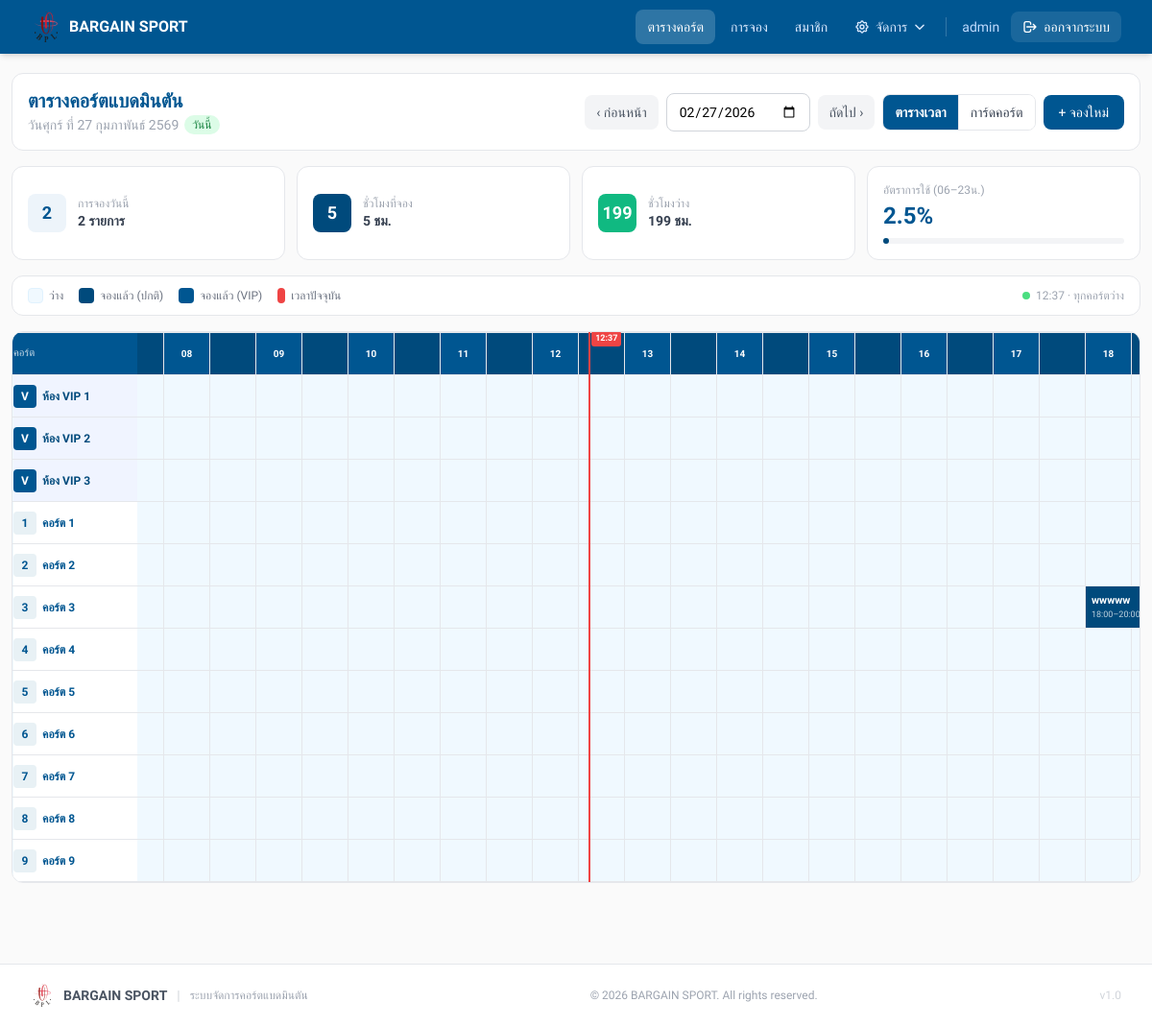
The app's page /timetable_detail.php (signed in) with its own data.
### tables this page shows
CREATE TABLE `courts` (
  `id` int NOT NULL AUTO_INCREMENT,
  `court_no` int NOT NULL,
  `vip_room_name` varchar(100) DEFAULT NULL COMMENT 'ชื่อห้อง VIP',
  `status` enum('Available','Booked','In Use','Maintenance') DEFAULT 'Available',
  `is_vip` tinyint(1) NOT NULL DEFAULT '0',
  `court_type` enum('normal','vip') DEFAULT 'normal' COMMENT 'ประเภทคอร์ต: normal=ปกติ, vip=VIP',
  `vip_price` decimal(10,2) DEFAULT NULL COMMENT 'ราคาพิเศษสำหรับคอร์ต VIP (บาท/ชั่วโมง)',
  `normal_price` decimal(10,2) DEFAULT NULL COMMENT 'ราคาคงที่สำหรับคอร์ตปกติ (optional)',
  `pricing_group_id` int DEFAULT NULL,
  PRIMARY KEY (`id`),
  KEY `idx_court_type` (`court_type`),
  KEY `fk_court_pg` (`pricing_group_id`),
  CONSTRAINT `fk_court_pg` FOREIGN KEY (`pricing_group_id`) REFERENCES `pricing_groups` (`id`) ON DELETE SET NULL
);

CREATE TABLE `bookings` (
  `id` int NOT NULL AUTO_INCREMENT,
  `court_id` int NOT NULL,
  `customer_name` varchar(100) NOT NULL,
  `customer_phone` varchar(30) DEFAULT NULL,
  `member_id` int DEFAULT NULL,
  `promotion_id` int DEFAULT NULL,
  `promotion_discount_percent` decimal(5,2) DEFAULT NULL,
  `payment_slip_path` varchar(255) DEFAULT NULL,
  `start_datetime` datetime NOT NULL,
  `duration_hours` int NOT NULL,
  `price_per_hour` decimal(10,2) NOT NULL,
  `discount_amount` decimal(10,2) NOT NULL DEFAULT '0.00',
  `total_amount` decimal(10,2) NOT NULL,
  `status` enum('booked','cancelled') NOT NULL DEFAULT 'booked',
  `created_by` int DEFAULT NULL,
  `created_at` timestamp NOT NULL DEFAULT CURRENT_TIMESTAMP,
  `updated_at` timestamp NULL DEFAULT NULL,
  PRIMARY KEY (`id`),
  KEY `fk_bookings_court` (`court_id`),
  KEY `fk_bookings_user` (`created_by`),
  KEY `idx_member_id` (`member_id`),
  KEY `idx_promotion_id` (`promotion_id`),
  CONSTRAINT `bookings_ibfk_1` FOREIGN KEY (`member_id`) REFERENCES `members` (`id`) ON DELETE SET NULL,
  CONSTRAINT `fk_bookings_court` FOREIGN KEY (`court_id`) REFERENCES `courts` (`id`) ON DELETE CASCADE,
  CONSTRAINT `fk_bookings_promotion` FOREIGN KEY (`promotion_id`) REFERENCES `promotions` (`id`) ON DELETE SET NULL ON UPDATE CASCADE,
  CONSTRAINT `fk_bookings_user` FOREIGN KEY (`created_by`) REFERENCES `users` (`id`) ON DELETE SET NULL ON UPDATE CASCADE
);

### timetable_detail.php (the view, shortened to what this page needs)
<?php
require_once __DIR__ . '/config/db.php';
$date = $_GET['date'] ?? date('Y-m-d');
$courts = $pdo->query('SELECT * FROM courts ORDER BY court_type DESC, vip_room_name ASC, court_no ASC')->fetchAll();
$startDay = $date . ' 00:00:00';
$endDay   = $date . ' 23:59:59';
$stmt = $pdo->prepare("
    SELECT b.*, c.court_no, c.court_type, c.vip_room_name, c.is_vip
    FROM bookings b
    JOIN courts c ON b.court_id = c.id
    WHERE b.status = 'booked'
      AND b.start_datetime BETWEEN ? AND ?
    ORDER BY c.court_type DESC, c.vip_room_name ASC, c.court_no, b.start_datetime
");
$stmt->execute([$startDay, $endDay]);
$bookings = $stmt->fetchAll();
$grid        = [];
$gridDetails = [];
foreach ($courts as $c) {
    $grid[$c['id']]        = array_fill(0, 48, null);
    $gridDetails[$c['id']] = array_fill(0, 48, null);
}
$uniqueBookings = [];
foreach ($bookings as $b) {
    $s         = new DateTime($b['start_datetime']);
    $startSlot = (int)$s->format('G') * 2 + ((int)$s->format('i') >= 30 ? 1 : 0);
    $numSlots  = max(1, (int)$b['duration_hours'] * 2);
    for ($i = 0; $i < $numSlots; $i++) {
        $slot = $startSlot + $i;
        if ($slot >= 0 && $slot < 48) {
            $grid[$b['court_id']][$slot]        = $b['id'];
            $gridDetails[$b['court_id']][$slot] = $b;
        }
    }
    $uniqueBookings[$b['id']] = $b;
}
$totalBusinessSlots = count($courts) * SLOT_COUNT;
$bookedBusinessSlots = 0;
foreach ($courts as $c) {
    for ($s = SLOT_START; $s < SLOT_START + SLOT_COUNT; $s++) {
        if ($grid[$c['id']][$s] !== null) $bookedBusinessSlots++;
    }
}
$freeBusinessSlots = $totalBusinessSlots - $bookedBusinessSlots;
$bookedHours = round($bookedBusinessSlots / 2, 1);
$freeHours   = round($freeBusinessSlots / 2, 1);
$occupancy   = $totalBusinessSlots > 0 ? round($bookedBusinessSlots / $totalBusinessSlots * 100, 1) : 0;
$bookingCount = count($uniqueBookings);
$dateObj    = new DateTime($date);
$thaiMonths = [1=>'มกราคม','กุมภาพันธ์','มีนาคม','เมษายน','พฤษภาคม','มิถุนายน','กรกฎาคม','สิงหาคม','กันยายน','ตุลาคม','พฤศจิกายน','ธันวาคม'];
$thaiDays   = ['อาทิตย์','จันทร์','อังคาร','พุธ','พฤหัสบดี','ศุกร์','เสาร์'];
$dayName    = $thaiDays[(int)$dateObj->format('w')];
$thaiDate   = "วัน{$dayName} ที่ ".$dateObj->format('d')." ".$thaiMonths[(int)$dateObj->format('n')]." ".($dateObj->format('Y')+543);
$isToday    = ($date === date('Y-m-d'));
function getCourtDisplayName(array $court): string {
    if ($court['court_type'] === 'vip' || $court['is_vip'] == 1)
        return $court['vip_room_name'] ?? 'ห้อง VIP';
    return 'คอร์ต ' . $court['court_no'];
}
$prevDate = (new DateTime($date))->modify('-1 day')->format('Y-m-d');
$nextDate = (new DateTime($date))->modify('+1 day')->format('Y-m-d');
?>
<!doctype html>
<html lang="th">
<head>
  <script src="https://cdn.tailwindcss.com"></script>
</head>
<body style="background:#FAFAFA;" class="min-h-screen">
<?php include __DIR__ . '/includes/header.php'; ?>
<div class="max-w-full px-3 py-5">
  <div class="bg-white rounded-xl border border-gray-200 p-4 mb-4">
    <div class="flex flex-col lg:flex-row justify-between items-start lg:items-center gap-3">
      <div>
        <h1 style="color:#005691;" class="text-xl font-bold leading-tight">ตารางคอร์ตแบดมินตัน</h1>
        <p class="text-gray-400 text-sm mt-0.5 flex items-center gap-1.5">
          <?= $thaiDate ?>
          <?php if ($isToday): ?>
          <span class="text-xs px-2 py-0.5 rounded-full bg-green-100 text-green-700 font-medium">วันนี้</span>
          <?php endif; ?>
        </p>
      </div>
      <div class="flex items-center gap-2 flex-wrap">
        <a href="?date=<?= $prevDate ?>" class="px-3 py-2 bg-gray-100 text-gray-600 text-sm rounded-lg hover:bg-gray-200 transition-colors">‹ ก่อนหน้า</a>
        <form method="get" class="flex gap-2">
          <input type="date" name="date" value="<?= htmlspecialchars($date) ?>"
                 onchange="this.form.submit()"
                 class="px-3 py-2 border border-gray-300 rounded-lg focus:border-[#005691] outline-none text-sm">
        </form>
        <a href="?date=<?= $nextDate ?>" class="px-3 py-2 bg-gray-100 text-gray-600 text-sm rounded-lg hover:bg-gray-200 transition-colors">ถัดไป ›</a>
        <div class="flex rounded-lg overflow-hidden border border-gray-200 text-sm flex-shrink-0">
          <button id="btnTimeline" onclick="setView('timeline')"
                  class="px-3 py-2 transition-colors">ตารางเวลา</button>
          <button id="btnCards" onclick="setView('cards')"
                  class="px-3 py-2 transition-colors border-l border-gray-200">การ์ดคอร์ต</button>
        </div>
        <a href="/bookings/create.php" style="background:#005691;"
           class="px-4 py-2 text-white text-sm rounded-lg hover:opacity-90 transition-opacity whitespace-nowrap">+ จองใหม่</a>
      </div>
    </div>
  </div>
  <div class="grid grid-cols-2 sm:grid-cols-4 gap-3 mb-4">
    <div class="bg-white rounded-xl border border-gray-200 p-4 flex items-center gap-3">
      <div style="background:#EDF4FA;" class="w-10 h-10 rounded-lg flex items-center justify-center text-[#005691] text-lg font-bold flex-shrink-0"><?= $bookingCount ?></div>
      <div>
        <p class="text-xs text-gray-400">การจองวันนี้</p>
        <p class="text-sm font-semibold text-gray-700"><?= $bookingCount ?> รายการ</p>
      </div>
    </div>
    <div class="bg-white rounded-xl border border-gray-200 p-4 flex items-center gap-3">
      <div style="background:#004A7C;" class="w-10 h-10 rounded-lg flex items-center justify-center text-white text-lg font-bold flex-shrink-0"><?= $bookedHours ?></div>
      <div>
        <p class="text-xs text-gray-400">ชั่วโมงที่จอง</p>
        <p class="text-sm font-semibold text-gray-700"><?= $bookedHours ?> ชม.</p>
      </div>
    </div>
    <div class="bg-white rounded-xl border border-gray-200 p-4 flex items-center gap-3">
      <div style="background:#10b981;" class="w-10 h-10 rounded-lg flex items-center justify-center text-white text-lg font-bold flex-shrink-0"><?= $freeHours ?></div>
      <div>
        <p class="text-xs text-gray-400">ชั่วโมงว่าง</p>
        <p class="text-sm font-semibold text-gray-700"><?= $freeHours ?> ชม.</p>
      </div>
    </div>
    <div class="bg-white rounded-xl border border-gray-200 p-4">
      <p class="text-xs text-gray-400 mb-1">อัตราการใช้ (06–23น.)</p>
      <p style="color:#005691;" class="text-2xl font-bold leading-tight"><?= $occupancy ?>%</p>
      <div class="w-full bg-gray-100 rounded-full h-1.5 mt-2">
        <div style="width:<?= $occupancy ?>%; background:#004A7C;" class="h-1.5 rounded-full transition-all"></div>
      </div>
    </div>
  </div>
  <div class="bg-white rounded-xl border border-gray-200 px-4 py-3 mb-4 flex flex-wrap gap-4 items-center justify-between">
    <div class="flex flex-wrap gap-4">
      <div class="flex items-center gap-1.5 text-xs text-gray-500">
        <div class="w-4 h-4 rounded" style="background:#f0f9ff;border:1px solid #e0f2fe;"></div>ว่าง
      </div>
      <div class="flex items-center gap-1.5 text-xs text-gray-500">
        <div class="w-4 h-4 rounded" style="background:#004A7C;"></div>จองแล้ว (ปกติ)
      </div>
      <div class="flex items-center gap-1.5 text-xs text-gray-500">
        <div class="w-4 h-4 rounded" style="background:#005691;"></div>จองแล้ว (VIP)
      </div>
      <div class="flex items-center gap-1.5 text-xs text-gray-500">
        <div class="w-2 h-4 rounded" style="background:#ef4444;"></div>เวลาปัจจุบัน
      </div>
    </div>
    <?php if ($isToday): ?>
    <div id="liveStatus" class="text-xs text-gray-400 font-medium flex items-center gap-1.5">
      <span class="w-2 h-2 rounded-full bg-green-400 inline-block animate-pulse"></span>
      <span id="liveStatusText">กำลังโหลด...</span>
    </div>
    <?php endif; ?>
  </div>
  <div id="viewTimeline">
  <div class="bg-white rounded-xl border border-gray-200 overflow-hidden mb-4">
    <div class="tl-wrap" id="tlWrap">
      <table class="tl-table" id="tlTable">
        <thead>
          <tr>
            <th class="tl-court-col-head tl-court-cell-head tl-court-col px-3 py-2 text-left">คอร์ต</th>
            <?php for ($i = 0; $i < SLOT_COUNT; $i++):
              $slotAbsolute = SLOT_START + $i;
              $slotHour = intdiv($slotAbsolute, 2);
              $isHalf   = ($slotAbsolute % 2 !== 0);
            ?>
            <th class="tl-slot tl-hour-head <?= $isHalf ? 'half' : '' ?>">
              <?= $isHalf ? '' : sprintf('%02d', $slotHour) ?>
            </th>
            <?php endfor; ?>
          </tr>
        </thead>
        <tbody>
          <?php foreach ($courts as $c):
            $isVip = ($c['court_type'] === 'vip' || $c['is_vip'] == 1);
            $courtName = getCourtDisplayName($c);
            $courtCls  = $isVip ? 'tl-court-cell tl-court-cell-vip' : 'tl-court-cell';
            $bookedCls = $isVip ? 'tl-booked-vip' : 'tl-booked-normal';
          ?>
          <tr>
            <td class="tl-court-col <?= $courtCls ?>" title="<?= htmlspecialchars($courtName) ?>">
              <div class="flex items-center gap-1.5 overflow-hidden">
                <?php if ($isVip): ?>
                <span style="background:#005691;" class="flex-shrink-0 w-6 h-6 rounded flex items-center justify-center text-white text-xs font-bold">V</span>
                <?php else: ?>
                <span style="background:#E8F1F5;color:#005691;" class="flex-shrink-0 w-6 h-6 rounded flex items-center justify-center font-bold text-xs"><?= $c['court_no'] ?></span>
                <?php endif; ?>
                <span class="overflow-hidden text-ellipsis whitespace-nowrap text-xs"><?= htmlspecialchars($courtName) ?></span>
              </div>
            </td>
            <?php
            $si = 0;
            while ($si < SLOT_COUNT):
              $slotAbs = SLOT_START + $si;
              $bkId    = $grid[$c['id']][$slotAbs];
              $bk      = $gridDetails[$c['id']][$slotAbs];
              if ($bkId !== null && $bk !== null):
                $colspan = 0;
                $tmpSi = $si;
                while ($tmpSi < SLOT_COUNT && $grid[$c['id']][SLOT_START + $tmpSi] === $bkId) {
                  $colspan++;
                  $tmpSi++;
                }
                $startDt = new DateTime($bk['start_datetime']);
                $endDt   = (clone $startDt)->modify('+' . (int)$bk['duration_hours'] . ' hour');
                $bkJson  = htmlspecialchars(json_encode($bk, JSON_UNESCAPED_UNICODE), ENT_QUOTES);
                $cnJson  = htmlspecialchars(json_encode($courtName, JSON_UNESCAPED_UNICODE), ENT_QUOTES);
            ?>
            <td class="tl-booked <?= $bookedCls ?>"
                colspan="<?= $colspan ?>"
                onclick="showModal(<?= $bkJson ?>, <?= $cnJson ?>, <?= $isVip ? 'true' : 'false' ?>)"
                title="<?= htmlspecialchars($bk['customer_name']) ?> <?= $startDt->format('H:i') ?>–<?= $endDt->format('H:i') ?>">
              <div class="tl-booked-inner">
                <div class="tl-booked-name"><?= htmlspecialchars($bk['customer_name']) ?></div>
                <?php if ($colspan >= 3): ?>
                <div class="tl-booked-time"><?= $startDt->format('H:i') ?>–<?= $endDt->format('H:i') ?></div>
                <?php endif; ?>
              </div>
            </td>
            <?php
                $si += $colspan;
              else:
            ?>
            <td class="tl-free tl-slot"></td>
            <?php
                $si++;
              endif;
            endwhile;
            ?>
          </tr>
          <?php endforeach; ?>
        </tbody>
      </table>
    </div>
  </div>
  </div>
</div>
<?php include __DIR__ . '/includes/footer.php'; ?>
</body>
</html>

### records on screen
courts: court_type "V", vip_room_name "ห้อง VIP 1"
courts: court_type "V", vip_room_name "ห้อง VIP 2"
courts: court_type "V", vip_room_name "ห้อง VIP 3"
courts: court_no "1", court_no "คอร์ต 1"
courts: court_no "2", court_no "คอร์ต 2"
courts: court_no "3", court_no "คอร์ต 3", id.customer_name "wwwww", id.start_datetime "18:00", format "20:00"
courts: court_no "4", court_no "คอร์ต 4"
courts: court_no "5", court_no "คอร์ต 5"
courts: court_no "6", court_no "คอร์ต 6"
courts: court_no "7", court_no "คอร์ต 7"
courts: court_no "8", court_no "คอร์ต 8"
courts: court_no "9", court_no "คอร์ต 9"

### other values on screen
$_username "admin"
$thaiDate "วันศุกร์ ที่ 27 กุมภาพันธ์ 2569"
$bookingCount "2"
$bookedHours "5"
$freeHours "199"
$occupancy "2.5"
$slotHour "08"
$slotHour "09"
$slotHour "10"
$slotHour "11"
$slotHour "12"
$slotHour "13"
$slotHour "14"
$slotHour "15"
$slotHour "16"
